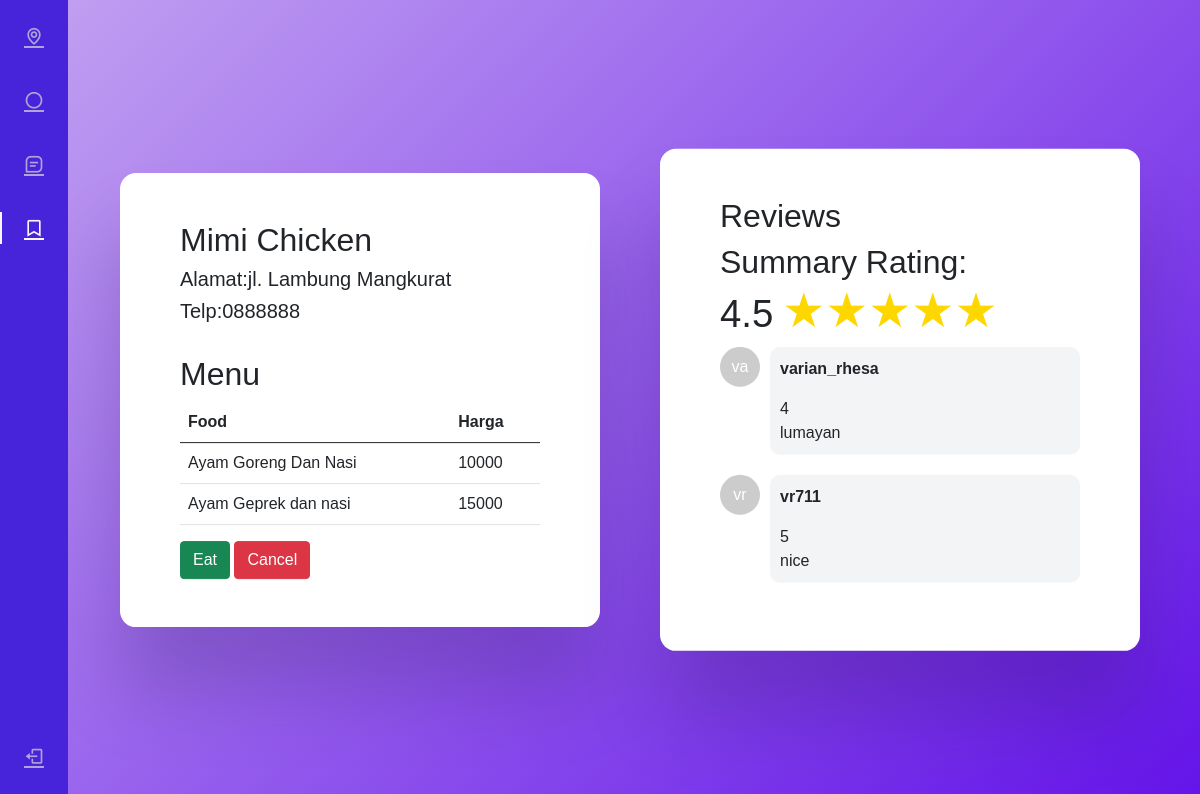
The app's page /eat.php?id=5, older data.
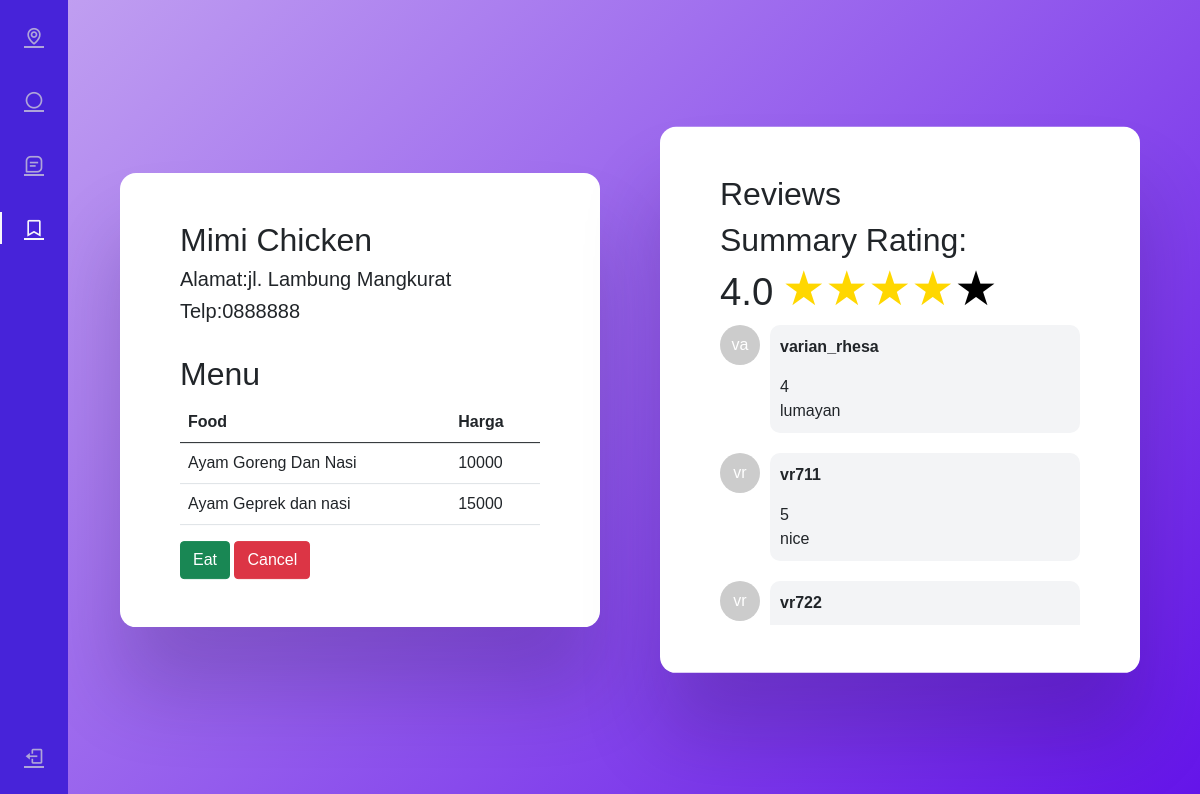
The same page, newer data.
### tables this page shows
CREATE TABLE `rumahmakan` (
  `id_rm` int(10) NOT NULL,
  `nama_rumahmakan` varchar(20) NOT NULL,
  `Alamat` varchar(50) NOT NULL,
  `lokasi_rm` varchar(500) NOT NULL,
  `no_telp` varchar(16) NOT NULL
);

CREATE TABLE `menu` (
  `Id_Menu` int(30) NOT NULL,
  `Menu` varchar(30) NOT NULL,
  `Harga` float NOT NULL,
  `Id_rm` int(10) NOT NULL
);

CREATE TABLE `rating` (
  `id_rm` int(10) NOT NULL,
  `username` varchar(20) NOT NULL,
  `Rating` int(1) NOT NULL,
  `Komentar` varchar(50) NOT NULL
);

### eat.php (the view, shortened to what this page needs)
<?php
include "config.php";
if (isset($_GET['id'])) {
  $id = $_GET['id'];
}
?>
<!DOCTYPE html>
<html lang="en">
<head>
  <link rel="stylesheet" href="https://cdn.jsdelivr.net/npm/bootstrap@5.0.0-beta1/dist/css/bootstrap.min.css"
    type="text/css">
  <link rel="stylesheet" href="https://cdn.jsdelivr.net/npm/boxicons@latest/css/boxicons.min.css" type="text/css">
  <link rel="stylesheet" href="https://cdn.jsdelivr.net/npm/bootstrap@5.0.0-beta1/dist/css/bootstrap.min.css"
    type="text/css">
  <link rel="stylesheet" href="https://cdn.jsdelivr.net/npm/boxicons@latest/css/boxicons.min.css" type="text/css">
</head>
<body>
  <div class="l-navbar sidebar-custom" id="nav-bar">
    <nav class="nav">
      <div> <div class="nav_list">
          <a href="dashboard3.php" class="nav_link "> <i class='bx bx-map nav_icon'></i>  </a>
          <a href="roulette.php" class="nav_link"> <i class='bx bx-circle nav_icon'></i>  </a>
          <a href="#" class="nav_link"> <i class='bx bx-message-square-detail nav_icon'></i>  </a>
          <a href="#" class="nav_link active"> <i class='bx bx-bookmark nav_icon'></i> <span class="nav_name">Bookmark</span>
          </a>
        </div>
      </div> <a href="logout.php" class="nav_link"> <i class='bx bx-log-out nav_icon'></i>  </a>
    </nav>
  </div>
  <div class="wrapper2">
    <div class="container">
      <?php
      $sql1 = "SELECT * FROM rumahmakan where id_rm = $id";
      $query1 = mysqli_query($conn, $sql1);
          while ($row = mysqli_fetch_assoc($query1)) {
            echo "<tr>
                    <td><h2>" . $row['nama_rumahmakan'] . "</h2></td>
                    <td><h5>Alamat:" . $row['Alamat'] . "</h5></td>
                    <td><h5>Telp:" . $row['no_telp'] . "</h5></td>
                  </tr>";
          }
        ?>
        <br>
      <h2>Menu</h2>
      <table class="table">
        <thead>
          <tr>
            <th scope="col">Food</th>
            <th scope="col">Harga</th>
          </tr>
        </thead>
        <tbody>
          <?php
          $sql2 = "SELECT * FROM menu where id_rm = $id";
          $query2 = mysqli_query($conn, $sql2);
          while ($row = mysqli_fetch_assoc($query2)) {
            echo "<tr>
                    <td>" . $row['Menu'] . "</td>
                    <td>" . $row['Harga'] . "</td>
                  </tr>";
          }
          ?>
        </tbody>
      </table>
      <a href="menu.php?id=<?php echo $id; ?>"><button class='btn btn-success'>Eat</button></a>
      <a href="roulette.php"><button  class='btn btn-danger'>Cancel</button></a>
    </div>
  </div>
  <div class="wrapper3">
    <div class="container">
    <h2>Reviews</h2>
      <?php
      $query = "SELECT AVG(Rating) AS avg_rating FROM rating WHERE id_rm = $id";
      $result = mysqli_query($conn, $query);
      $row = mysqli_fetch_assoc($result);
      $summary = number_format($row['avg_rating'], 1);
      echo "<h2>Summary Rating: <br> <span style='font-size: 1.2em;'>$summary</span> ";
      for ($i = 1; $i <= 5; $i++) {
        if ($i <= round($summary)) {
          echo "<span style='color: #FFD700; font-size: 1.5em;'>&#9733;</span>";
        } else {
          echo "<span style='color: #000; font-size: 1.5em;'>&#9733;</span>";
        }
      }
      echo "</h2>";
      ?>
      <div class="chat-container">
        <?php
        if (isset($_GET['id'])) {
          $id = $_GET['id'];
        }
        $sql = "SELECT * FROM rating where id_rm = $id";
        $query = mysqli_query($conn, $sql);
        while ($row = mysqli_fetch_assoc($query)) {
          ?>
          <div class="chat-bubble">
            <div class="chat-avatar">
              <span class="avatar-initials">
                <?php echo substr($row['username'], 0, 2); ?>
              </span>
            </div>
            <div class="chat-message">
              <p class="chat-user">
                <?php echo $row['username']; ?>
              </p>
              <p class="chat-text">
                <?php echo $row['Rating']; ?>
              </p>
              <p class="chat-text">
                <?php echo $row['Komentar']; ?>
              </p>
            </div>
          </div>
          <?php
        }
        ?>
      </div>
    </div>
  </div>
</body>
</html>

Row changes from the older to the newer data that the page shows:
added rating: username "vr", username "vr722"
Text that changed along with them:
$summary: "4.5" → "4.0"
